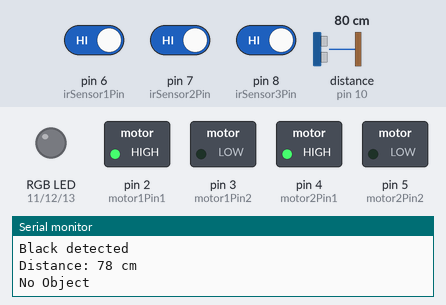
Recording of a sketch running on a simulated Arduino Uno, built with avr-gcc and run on an emulated ATmega328P. Parts: switched loads named in the sketch (green lamp = pin HIGH), an RGB LED mixed from three pins (HIGH = lit), the last lines printed to the serial monitor. Wiring (inferred from the names in the program): ultrasonic range finder: trigger pin 9; echo pin 10. The test bench sets the inputs (shaded band); at power-on: distance to the obstacle (sensor on pin 10) 80 cm, pin 6 (irSensor1Pin) HIGH, pin 7 (irSensor2Pin) HIGH, pin 8 (irSensor3Pin) HIGH. The echo pulse lasts 58.3 µs per cm; pins used as bus, display or sensor lines are not drawn.

Above: at 1.2 s.
1.3 s: distance to the obstacle (sensor on pin 10) set to 17 cm
2.8 s: distance to the obstacle (sensor on pin 10) set to 14 cm
At 4.0 s:
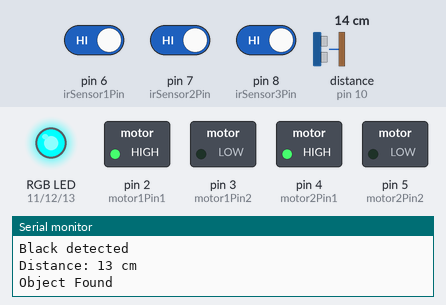
4.3 s: distance to the obstacle (sensor on pin 10) set to 11 cm
At 4.9 s:
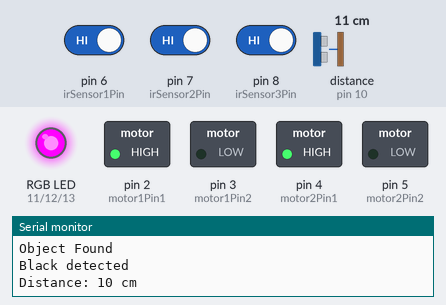
5.9 s: distance to the obstacle (sensor on pin 10) set to 2 cm
At 6.6 s:
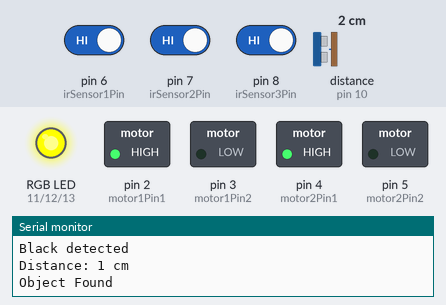
7.5 s: distance to the obstacle (sensor on pin 10) set to 9 cm
9.0 s: distance to the obstacle (sensor on pin 10) set to 12 cm
At 9.6 s:
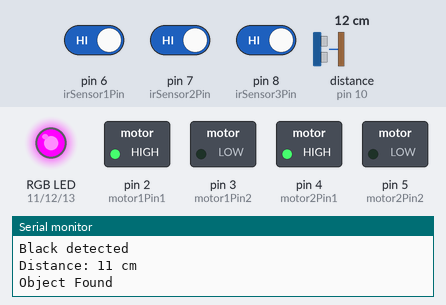
Timing chart, 0 to 11.6 s (numbered marks = the images above; inputs shaded):
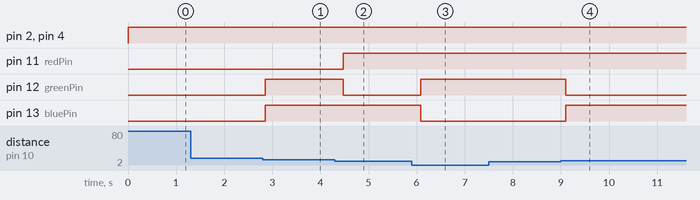

The sketch:

code.ino
```cpp
const int motor1Pin1 = 2;
const int motor1Pin2 = 3;
const int motor2Pin1 = 4;
const int motor2Pin2 = 5;


const int irSensor1Pin = 6;
const int irSensor2Pin = 7;
const int irSensor3Pin = 8;


const int trigPin = 9;
const int echoPin = 10;

const int redPin = 11;
const int greenPin = 12;
const int bluePin = 13;

void setup() {

  pinMode(motor1Pin1, OUTPUT);
  pinMode(motor1Pin2, OUTPUT);
  pinMode(motor2Pin1, OUTPUT);
  pinMode(motor2Pin2, OUTPUT);


  pinMode(irSensor1Pin, INPUT);
  pinMode(irSensor2Pin, INPUT);
  pinMode(irSensor3Pin, INPUT);


  pinMode(trigPin, OUTPUT);
  pinMode(echoPin, INPUT);


  pinMode(redPin, OUTPUT);
  pinMode(greenPin, OUTPUT);
  pinMode(bluePin, OUTPUT);


  Serial.begin(9600);
}

void loop() {

  int ir1Value = digitalRead(irSensor1Pin);
  int ir2Value = digitalRead(irSensor2Pin);
  int ir3Value = digitalRead(irSensor3Pin);


  if (ir1Value == LOW && ir2Value == LOW && ir3Value == HIGH) {
    // Stop motors if white color detected
    digitalWrite(motor1Pin1, LOW);
    digitalWrite(motor1Pin2, LOW);
    digitalWrite(motor2Pin1, LOW);
    digitalWrite(motor2Pin2, LOW);
    // Print white detected message
    Serial.println("White detected");
  } else {

    digitalWrite(motor1Pin1, HIGH);
    digitalWrite(motor1Pin2, LOW);
    digitalWrite(motor2Pin1, HIGH);
    digitalWrite(motor2Pin2, LOW);
    // Print black detected message
    Serial.println("Black detected");
  }


  long duration, distance;


  digitalWrite(trigPin, LOW);
  delayMicroseconds(2);


  digitalWrite(trigPin, HIGH);
  delayMicroseconds(10);
  digitalWrite(trigPin, LOW);


  duration = pulseIn(echoPin, HIGH);


  distance = duration * 0.034 / 2;


  Serial.print("Distance: ");
  Serial.print(distance);
  Serial.println(" cm");


  if (distance < 10) {
    Serial.println("Object Found");

    digitalWrite(redPin, HIGH);
    digitalWrite(greenPin, HIGH);
    digitalWrite(bluePin, LOW);
  } else if (distance < 12){


    Serial.println("Object Found");
    digitalWrite(redPin, HIGH);
    digitalWrite(greenPin, LOW);
    digitalWrite(bluePin, HIGH );
  }
  else  if (distance < 15){
    Serial.println("Object Found");
    // Change RGB LED color to brown when no object is detected
    digitalWrite(redPin, LOW);
    digitalWrite(greenPin, HIGH);
    digitalWrite(bluePin, HIGH);
  }


  else {
    Serial.println("No Object");
    // Change RGB LED color to green when no object is detected
    digitalWrite(redPin, LOW);
    digitalWrite(greenPin, LOW);
    digitalWrite(bluePin, LOW);
  }
  // Delay for stability (adjust as needed)
  delay(200);
}
```

Measured:
- the behaviour switches between 16 and 15 cm on distance to the obstacle (sensor on pin 10) (found by bisection; images 0 and 1)
- the behaviour switches between 13 and 12 cm on distance to the obstacle (sensor on pin 10) (found by bisection; images 1 and 2)
- the behaviour switches between 10 and 11 cm on distance to the obstacle (sensor on pin 10) (found by bisection; images 3 and 4)
- after the input at 2.8 s, pin 12 (greenPin), pin 13 (bluePin): LOW → HIGH after 0.06 s
- after the input at 4.3 s, pin 11 (redPin): LOW → HIGH after 0.17 s; pin 12 (greenPin): HIGH → LOW after 0.17 s
- after the input at 5.9 s, pin 12 (greenPin): LOW → HIGH after 0.18 s; pin 13 (bluePin): HIGH → LOW after 0.18 s
- after the input at 9.0 s, pin 12 (greenPin): HIGH → LOW after 0.10 s; pin 13 (bluePin): LOW → HIGH after 0.10 s
